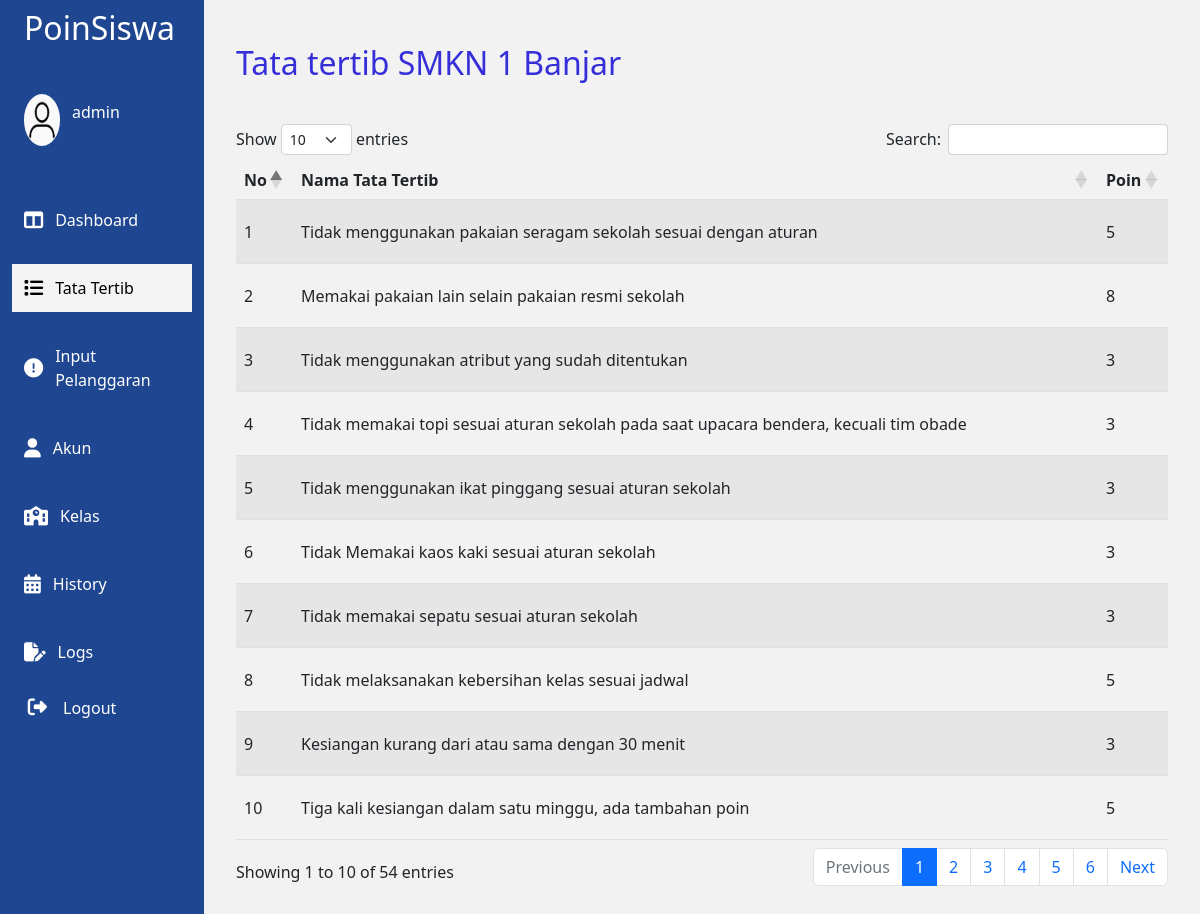
Screenshot of /view/tatatertib.php (signed in) with the database file from the repository.
### tables this page shows
CREATE TABLE `tatatertib` (
  `c_tatatertib` int(12) NOT NULL,
  `nama` varchar(255) NOT NULL,
  `poin` int(30) NOT NULL
);

### function/readtatatertib.php (called while the page is built)
<?php
$result = mysqli_query($conn, "SELECT * FROM tatatertib");
?>

### view/tatatertib.php (the view, shortened to what this page needs)
<?php
require "../function/config.php";
require "../function/readtatatertib.php";
?>
<html lang="en">
<head>
    <link rel="stylesheet" href="../css/sidebar.css">
    <link rel="stylesheet" href="../css/tatatertib.css">
    <link rel="stylesheet" href="../css/responsive.css">
    <link rel="stylesheet" href="https://cdnjs.cloudflare.com/ajax/libs/twitter-bootstrap/5.2.0/css/bootstrap.min.css">
    <link rel="stylesheet" href="https://cdnjs.cloudflare.com/ajax/libs/font-awesome/6.2.1/css/all.min.css">
    <link rel="stylesheet" href="https://cdn.datatables.net/1.13.1/css/dataTables.bootstrap5.min.css">
</head>
<body>
    <nav>
        <div class="logo">
            <div class="text-logo">
                <h2>PoinSiswa</h2>
            </div>
        </div>
        <div class="logout-container">
        </div>
    </nav>
    <main>
        <div class="sidebar" id='sidebar'>
            <ul>
                <li>
                    <div class="account">
                        <div class="imgcontainer">
                            <img src="../asset/guest1.png" alt="">
                        </div>
                        <div class="text-account">
                            <p> <?php
                                 echo $_SESSION["nama_akun"];
                                ?></p>
                        </div>
                    </div>
                </li>
                <li>
                    <a href="dashboard.php" class="item-sidebar">
                        <i class="fa-solid fa-table-columns"></i>
                        Dashboard
                    </a>
                </li>
                <li>
                    <a href="tatatertib.php" class='item-sidebar sidebar-active'>
                        <i class="fa-solid fa-list"></i>
                        Tata Tertib
                    </a>
                </li>
                <li>
                    <a href="pelanggaran.php" class="item-sidebar">
                        <i class="fa-solid fa-circle-exclamation"></i>
                        Input Pelanggaran
                    </a>
                </li>
                <?php
                if($_SESSION["nama_akun"] == "admin" || $_SESSION["nama_akun"] == "skylakke"){
                    echo " <li>
                    <a href='guru.php' class='item-sidebar'>
                        <i class='fa-solid fa-user'></i>
                        Akun
                    </a>
                </li>";
                }
                ?>
                <li>
                    <a href="kelas.php" class="item-sidebar">
                        <i class="fa-solid fa-school"></i>
                        Kelas
                    </a>
                </li>
                <li>
                    <a href="history.php" class="item-sidebar">
                        <i class="fa-solid fa-calendar-days"></i>
                        History
                    </a>
                </li>
                <?php
                if($_SESSION["nama_akun"] == "admin" || $_SESSION["nama_akun"] == "skylakke"){
                    echo " <li>
                    <a href='logs.php' class='item-sidebar '>
                        <i class='fa-solid fa-file-pen'></i>
                        Logs
                    </a>
                </li>";
                }
                ?>
                <li>
                    <a href="../function/logout.php" class='func-logout'>
                        <button class='btn-logout'>
                            <i class="fa-solid fa-right-from-bracket"></i>
                            Logout
                        </button>
                    </a>
                </li>
            </ul>
        </div>
        <div class="main-content">
            <div class="title">
                <h2>Tata tertib SMKN 1 Banjar</h2>
            </div>
            <div class="box-container">
                <div class="maintable">
                    <table id="tablepagination" class="table table-striped tablepagination" style="width:100%">
                        <thead>
                            <tr>
                                <th>No</th>
                                <th>Nama Tata Tertib</th>
                                <th>Poin</th>
                            </tr>
                        </thead>
                        <tbody>
                            <?php
                            $i = 1;
                             while($data = mysqli_fetch_assoc($result)){ ?>
                            <tr>
                                <td>
                                    <?php
                                    echo $i;
                                    $i++;
                                    ?>
                                </td>
                                <td>
                                    <?php echo $data['nama']; ?>
                                </td>
                                <td>
                                    <?php echo $data['poin']; ?>
                                </td>
                            </tr>
                            <?php }  ?>
                        </tbody>
                    </table>
                </div>
            </div>
        </div>
    </main>
</body>
</html>

### css/sidebar.css (style rules this page uses)
* { padding: 0; margin: 0; box-sizing: border-box; }
:root { --navcolor:#59b8ba; --primarycolor:#dfe6ee; }
li { list-style: none; }
a { text-decoration: none; color: white; display: flex; }
body { font-family: sans-serif; background-color: #f4f4f4 !important; overflow-x: hidden; transition: all .4s; }
nav { width: 17vw; height: 8vh; background-color:#1F4690; z-index:10; position: fixed; display: flex; flex-direction: row; }
nav .logo { width: 16vw; height: 100%; display: flex; align-items: center; color:white }
nav .logo h2 { font-size:2rem }
main { width: 100%; height: 100vh; }
.sidebar { width: 17vw; height: 100%; background-color:#1F4690; position: fixed; z-index:9; top:8vh; display: flex; padding:2vh 1vw; }
.sidebar ul { padding:0 }
.item-sidebar { width: 100%; height: 100%; transition: .4s; display: flex; align-items: center; cursor: pointer; padding:1.5vh 1vw }
.sidebar-active { background-color:#f4f4f4; color:black !important }
.sidebar-active i { color:black !important }
.sidebar li { border-radius: 12px; display: flex; align-items: center; margin-bottom: 2.5vh; }
.sidebar li i { color:white ; font-size: 1.2rem; margin-right: 1vw; }
.sidebar li h2,.sidebar li p { color:white; font-size:1rem }
.sidebar li a { text-decoration: none; color: white; display: flex; align-items: center; }
.imgcontainer { width: 3vw; height: 80%; margin-right: 1vw; }
.imgcontainer img { width: 100%; height: 100%; border-radius: 50%; }
.text-logo { width: 10vw; height: 100%; display: flex; align-items: center; padding:2vh 1vw; position: relative; left:1vw }
.account { width: 100%; height: 10vh; padding:1vh 1vw; display: flex; flex-direction: row; align-items: center; margin-bottom:2vh }
.text-account { width: 9vw; height: 100%; align-items: center; display: flex; }
.main-content { width: 83%; height: 150vh; left:17vw; position: relative; padding:3vh 2vw; top:1vh; }
.logout-container { width: 10vw; height: 100%; display: flex; align-items: center; }
.btn-logout { width: 10vw; height: 100%; border: none; background-color: transparent; color:white }

### css/tatatertib.css (style rules this page uses)
* { padding: 0; margin: 0; box-sizing: border-box; }
:root { --navcolor:#59b8ba; --primarycolor:#dfe6ee; }
li { list-style: none; }
a { text-decoration: none; color: white; display: flex; }
body { font-family: sans-serif; background-color: #f2f2f2 !important; overflow-x: hidden; }
.box-container { width:100%; height:130vh; }
.maintable { width: 100%; height: 100%; padding:1vw 1vh; }
.maintable td { height: 8vh; vertical-align: middle; }
.title { width: 100%; height: 10vh; padding:1vw 1vh; color:#362FD9; }

### rows the page displays
tatatertib: nama "Tidak menggunakan pakaian seragam sekolah sesuai dengan aturan", poin "5"
tatatertib: nama "Memakai pakaian lain selain pakaian resmi sekolah", poin "8"
tatatertib: nama "Tidak menggunakan atribut yang sudah ditentukan", poin "3"
tatatertib: nama "Tidak memakai topi sesuai aturan sekolah pada saat upacara bendera, kecuali tim obade", poin "3"
tatatertib: nama "Tidak menggunakan ikat pinggang sesuai aturan sekolah", poin "3"
tatatertib: nama "Tidak Memakai kaos kaki sesuai aturan sekolah", poin "3"
tatatertib: nama "Tidak memakai sepatu sesuai aturan sekolah", poin "3"
tatatertib: nama "Tidak melaksanakan kebersihan kelas sesuai jadwal", poin "5"
tatatertib: nama "Kesiangan kurang dari atau sama dengan 30 menit", poin "3"
tatatertib: nama "Tiga kali kesiangan dalam satu minggu, ada tambahan poin", poin "5"

### other values shown
$_SESSION["nama_akun"] "admin"
